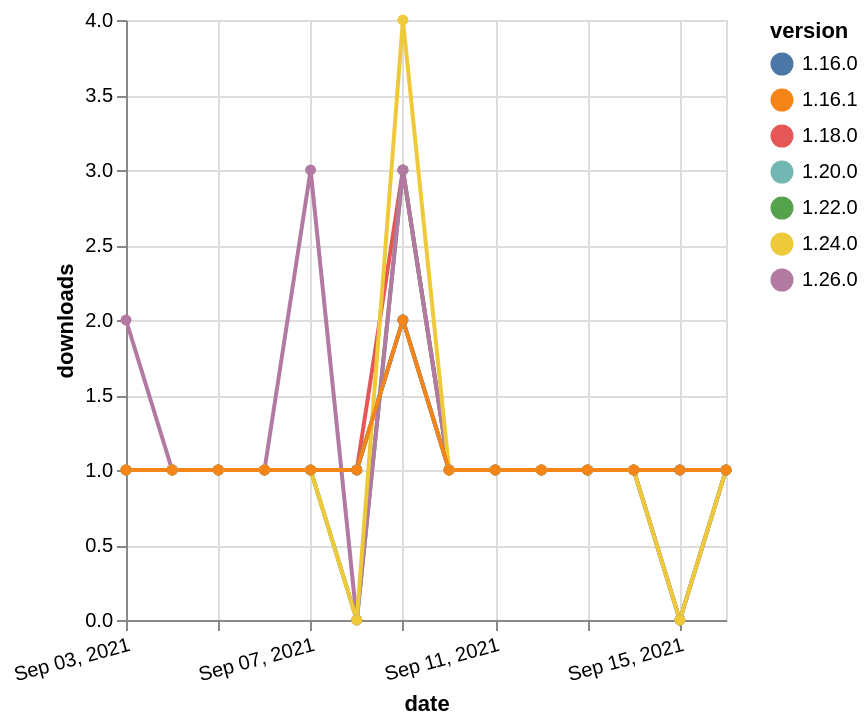

Vega-Lite specification for this chart:
### Vega-Lite specification from a JSON file in a GitHub repository (floating-point values rounded to 4 significant figures)
{"$schema": "https://vega.github.io/schema/vega-lite/v5.json", "description": "A simple bar chart with embedded data.", "data": {"values": [{"date": "2021-09-03", "total": 369, "delta": 1, "version": "1.18.0"}, {"date": "2021-09-04", "total": 370, "delta": 1, "version": "1.18.0"}, {"date": "2021-09-05", "total": 371, "delta": 1, "version": "1.18.0"}, {"date": "2021-09-06", "total": 372, "delta": 1, "version": "1.18.0"}, {"date": "2021-09-07", "total": 373, "delta": 1, "version": "1.18.0"}, {"date": "2021-09-08", "total": 374, "delta": 1, "version": "1.18.0"}, {"date": "2021-09-09", "total": 377, "delta": 3, "version": "1.18.0"}, {"date": "2021-09-10", "total": 378, "delta": 1, "version": "1.18.0"}, {"date": "2021-09-11", "total": 379, "delta": 1, "version": "1.18.0"}, {"date": "2021-09-12", "total": 380, "delta": 1, "version": "1.18.0"}, {"date": "2021-09-13", "total": 381, "delta": 1, "version": "1.18.0"}, {"date": "2021-09-14", "total": 382, "delta": 1, "version": "1.18.0"}, {"date": "2021-09-15", "total": 383, "delta": 1, "version": "1.18.0"}, {"date": "2021-09-16", "total": 384, "delta": 1, "version": "1.18.0"}, {"date": "2021-09-03", "total": 171, "delta": 1, "version": "1.22.0"}, {"date": "2021-09-04", "total": 172, "delta": 1, "version": "1.22.0"}, {"date": "2021-09-05", "total": 173, "delta": 1, "version": "1.22.0"}, {"date": "2021-09-06", "total": 174, "delta": 1, "version": "1.22.0"}, {"date": "2021-09-07", "total": 175, "delta": 1, "version": "1.22.0"}, {"date": "2021-09-08", "total": 175, "delta": 0, "version": "1.22.0"}, {"date": "2021-09-09", "total": 178, "delta": 3, "version": "1.22.0"}, {"date": "2021-09-10", "total": 179, "delta": 1, "version": "1.22.0"}, {"date": "2021-09-11", "total": 180, "delta": 1, "version": "1.22.0"}, {"date": "2021-09-12", "total": 181, "delta": 1, "version": "1.22.0"}, {"date": "2021-09-13", "total": 182, "delta": 1, "version": "1.22.0"}, {"date": "2021-09-14", "total": 183, "delta": 1, "version": "1.22.0"}, {"date": "2021-09-15", "total": 183, "delta": 0, "version": "1.22.0"}, {"date": "2021-09-16", "total": 184, "delta": 1, "version": "1.22.0"}, {"date": "2021-09-03", "total": 132, "delta": 2, "version": "1.26.0"}, {"date": "2021-09-04", "total": 133, "delta": 1, "version": "1.26.0"}, {"date": "2021-09-05", "total": 134, "delta": 1, "version": "1.26.0"}, {"date": "2021-09-06", "total": 135, "delta": 1, "version": "1.26.0"}, {"date": "2021-09-07", "total": 138, "delta": 3, "version": "1.26.0"}, {"date": "2021-09-08", "total": 138, "delta": 0, "version": "1.26.0"}, {"date": "2021-09-09", "total": 141, "delta": 3, "version": "1.26.0"}, {"date": "2021-09-10", "total": 142, "delta": 1, "version": "1.26.0"}, {"date": "2021-09-11", "total": 143, "delta": 1, "version": "1.26.0"}, {"date": "2021-09-12", "total": 144, "delta": 1, "version": "1.26.0"}, {"date": "2021-09-13", "total": 145, "delta": 1, "version": "1.26.0"}, {"date": "2021-09-14", "total": 146, "delta": 1, "version": "1.26.0"}, {"date": "2021-09-15", "total": 146, "delta": 0, "version": "1.26.0"}, {"date": "2021-09-16", "total": 147, "delta": 1, "version": "1.26.0"}, {"date": "2021-09-03", "total": 211, "delta": 1, "version": "1.20.0"}, {"date": "2021-09-04", "total": 212, "delta": 1, "version": "1.20.0"}, {"date": "2021-09-05", "total": 213, "delta": 1, "version": "1.20.0"}, {"date": "2021-09-06", "total": 214, "delta": 1, "version": "1.20.0"}, {"date": "2021-09-07", "total": 215, "delta": 1, "version": "1.20.0"}, {"date": "2021-09-08", "total": 216, "delta": 1, "version": "1.20.0"}, {"date": "2021-09-09", "total": 218, "delta": 2, "version": "1.20.0"}, {"date": "2021-09-10", "total": 219, "delta": 1, "version": "1.20.0"}, {"date": "2021-09-11", "total": 220, "delta": 1, "version": "1.20.0"}, {"date": "2021-09-12", "total": 221, "delta": 1, "version": "1.20.0"}, {"date": "2021-09-13", "total": 222, "delta": 1, "version": "1.20.0"}, {"date": "2021-09-14", "total": 223, "delta": 1, "version": "1.20.0"}, {"date": "2021-09-15", "total": 224, "delta": 1, "version": "1.20.0"}, {"date": "2021-09-16", "total": 225, "delta": 1, "version": "1.20.0"}, {"date": "2021-09-03", "total": 246, "delta": 1, "version": "1.16.0"}, {"date": "2021-09-04", "total": 247, "delta": 1, "version": "1.16.0"}, {"date": "2021-09-05", "total": 248, "delta": 1, "version": "1.16.0"}, {"date": "2021-09-06", "total": 249, "delta": 1, "version": "1.16.0"}, {"date": "2021-09-07", "total": 250, "delta": 1, "version": "1.16.0"}, {"date": "2021-09-08", "total": 251, "delta": 1, "version": "1.16.0"}, {"date": "2021-09-09", "total": 253, "delta": 2, "version": "1.16.0"}, {"date": "2021-09-10", "total": 254, "delta": 1, "version": "1.16.0"}, {"date": "2021-09-11", "total": 255, "delta": 1, "version": "1.16.0"}, {"date": "2021-09-12", "total": 256, "delta": 1, "version": "1.16.0"}, {"date": "2021-09-13", "total": 257, "delta": 1, "version": "1.16.0"}, {"date": "2021-09-14", "total": 258, "delta": 1, "version": "1.16.0"}, {"date": "2021-09-15", "total": 259, "delta": 1, "version": "1.16.0"}, {"date": "2021-09-16", "total": 260, "delta": 1, "version": "1.16.0"}, {"date": "2021-09-03", "total": 197, "delta": 1, "version": "1.24.0"}, {"date": "2021-09-04", "total": 198, "delta": 1, "version": "1.24.0"}, {"date": "2021-09-05", "total": 199, "delta": 1, "version": "1.24.0"}, {"date": "2021-09-06", "total": 200, "delta": 1, "version": "1.24.0"}, {"date": "2021-09-07", "total": 201, "delta": 1, "version": "1.24.0"}, {"date": "2021-09-08", "total": 201, "delta": 0, "version": "1.24.0"}, {"date": "2021-09-09", "total": 205, "delta": 4, "version": "1.24.0"}, {"date": "2021-09-10", "total": 206, "delta": 1, "version": "1.24.0"}, {"date": "2021-09-11", "total": 207, "delta": 1, "version": "1.24.0"}, {"date": "2021-09-12", "total": 208, "delta": 1, "version": "1.24.0"}, {"date": "2021-09-13", "total": 209, "delta": 1, "version": "1.24.0"}, {"date": "2021-09-14", "total": 210, "delta": 1, "version": "1.24.0"}, {"date": "2021-09-15", "total": 210, "delta": 0, "version": "1.24.0"}, {"date": "2021-09-16", "total": 211, "delta": 1, "version": "1.24.0"}, {"date": "2021-09-03", "total": 236, "delta": 1, "version": "1.16.1"}, {"date": "2021-09-04", "total": 237, "delta": 1, "version": "1.16.1"}, {"date": "2021-09-05", "total": 238, "delta": 1, "version": "1.16.1"}, {"date": "2021-09-06", "total": 239, "delta": 1, "version": "1.16.1"}, {"date": "2021-09-07", "total": 240, "delta": 1, "version": "1.16.1"}, {"date": "2021-09-08", "total": 241, "delta": 1, "version": "1.16.1"}, {"date": "2021-09-09", "total": 243, "delta": 2, "version": "1.16.1"}, {"date": "2021-09-10", "total": 244, "delta": 1, "version": "1.16.1"}, {"date": "2021-09-11", "total": 245, "delta": 1, "version": "1.16.1"}, {"date": "2021-09-12", "total": 246, "delta": 1, "version": "1.16.1"}, {"date": "2021-09-13", "total": 247, "delta": 1, "version": "1.16.1"}, {"date": "2021-09-14", "total": 248, "delta": 1, "version": "1.16.1"}, {"date": "2021-09-15", "total": 249, "delta": 1, "version": "1.16.1"}, {"date": "2021-09-16", "total": 250, "delta": 1, "version": "1.16.1"}]}, "width": "container", "mark": {"type": "line", "point": {"filled": true}}, "encoding": {"x": {"field": "date", "type": "temporal", "timeUnit": "yearmonthdate", "title": "date", "axis": {"labelAngle": -15}}, "y": {"field": "delta", "type": "quantitative", "title": "downloads"}, "color": {"field": "version", "type": "nominal"}, "tooltip": {"field": "delta"}}}
